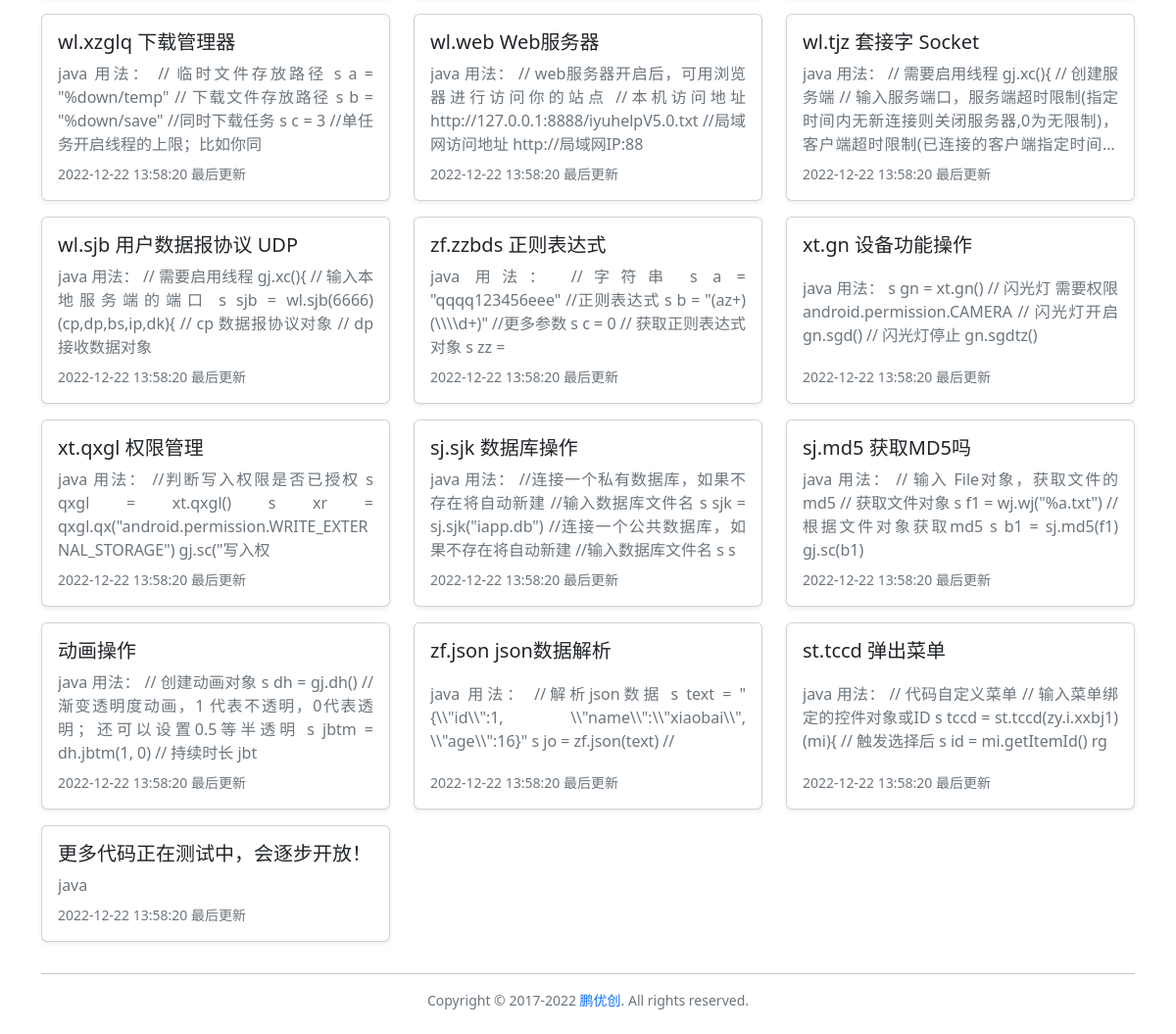
Page /book_40.html (lower part) on the earlier database version.
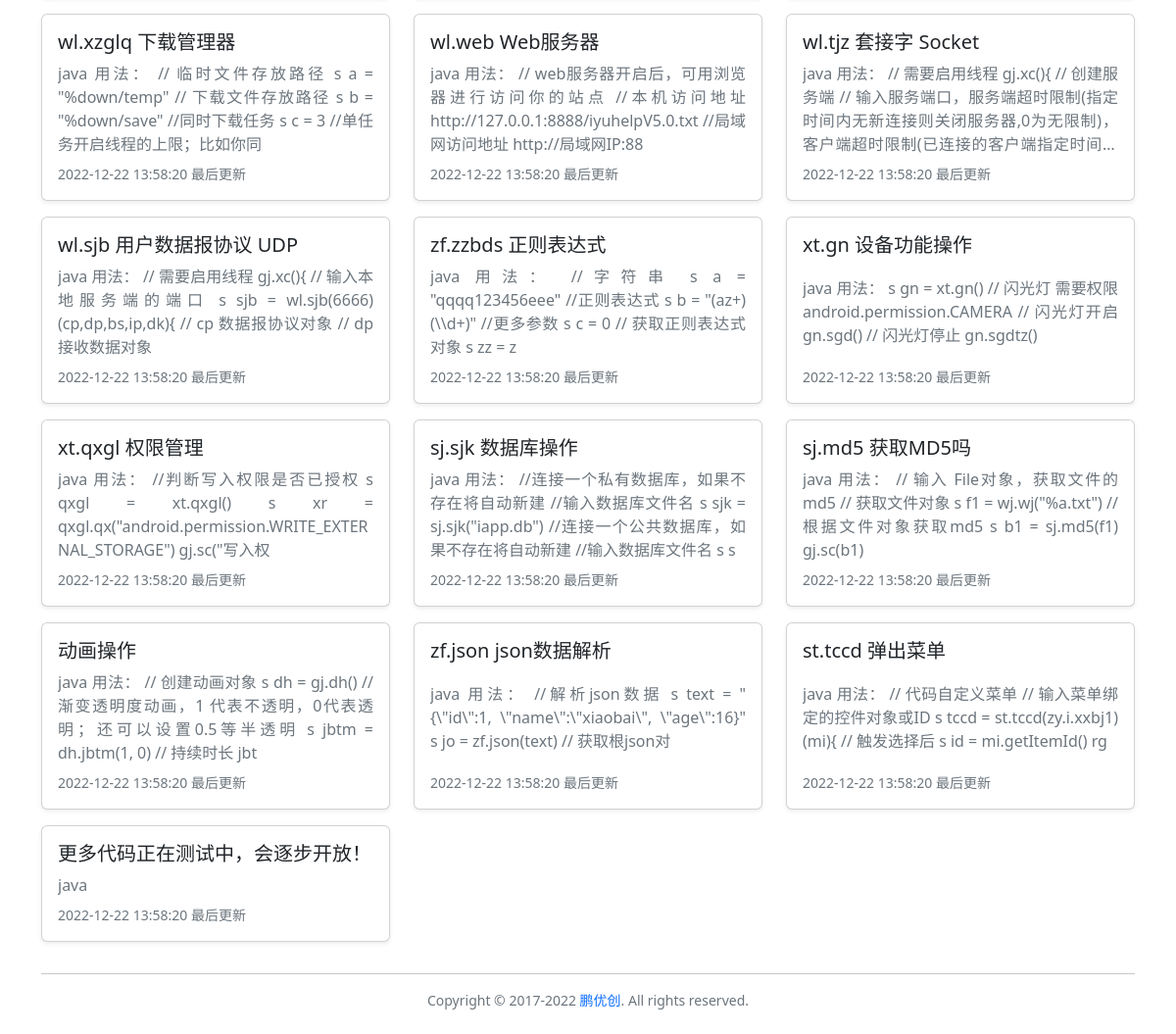
Same page on the later database version.
### tables this page shows
CREATE TABLE `iapp_doc_article` (
  `id` int NOT NULL AUTO_INCREMENT COMMENT '文章ID',
  `title` varchar(255) NOT NULL COMMENT '文章标题',
  `content` text NOT NULL COMMENT '文章内容',
  `update_time` datetime NOT NULL DEFAULT CURRENT_TIMESTAMP COMMENT '更新时间',
  `book_id` int DEFAULT NULL COMMENT '所属手册ID',
  PRIMARY KEY (`id`) USING BTREE,
  KEY `book_id` (`book_id`) USING BTREE,
  CONSTRAINT `iapp_doc_article_ibfk_1` FOREIGN KEY (`book_id`) REFERENCES `iapp_doc_book` (`id`) ON DELETE RESTRICT ON UPDATE RESTRICT
);

### include/public_fun.php (called while the page is built, shortened)
<?php
class Public_fun
{
    public int $book_id;
    public function get_book_info()
    {
        $table = Config::$table['book'];
        $sql = "SELECT * FROM `$table` WHERE `id` = {$this->book_id};";
        $result = mysqli_query(Init::$conn, $sql);
        $data = mysqli_fetch_assoc($result);
    }
    public function get_book_id()
    {
        $book_id = $_GET['book_id'] ?? '';
        $this->book_id = $book_id;
    }
    public function if_has_login()
    {
        $password = $_COOKIE['password'] ?? '';
    }
}

### book.php (the view, shortened to what this page needs)
<?php
require('./include/init.php');
require('./include/public_fun.php');
class Book extends Public_fun
{
    public function __construct()
    {
        $this->get_book_info();
        $this->get_article_list();
    }
    public function get_article_list()
    {
        $table = Config::$table['article'];
        $sql = "SELECT * FROM `$table` WHERE `book_id` = {$this->book_id} ORDER BY UNIX_TIMESTAMP(`update_time`) DESC, `id`;";
        $result = mysqli_query(Init::$conn, $sql);
        $data = mysqli_fetch_all($result, MYSQLI_ASSOC);
        $this->article_list = $data;
    }
}
$book = new Book();
?>
<!DOCTYPE html>
<html lang="zh-CN">
<head>
    <?php require('./include/head.php') ?>
</head>
<body>
    <div class="container">
        <div class="row">
            <?php
            function parse_content($text)
            {
                $text = strip_tags(mb_substr($text, 0, 120));
                $text = preg_replace('/[#[\]!<>*`-]/', '', $text);
                return $text;
            }
            foreach ($book->article_list as $article_info) {
                $url = Config::$url_static ? ('article_' . $article_info['id'] . '.html') : ('article.php?article_id=' . $article_info['id']);
                echo '
            <div class="col-xxl-3 col-xl-4 col-lg-4 col-md-6 mb-3">
                <a title="' . strip_tags($article_info['title']) . '" class="justify-content-between card card-body shadow-sm h-100 text-decoration-none" href="' . $url . '" role="button">
                    <div class="h5 text-truncate">' . $article_info['title'] . '</div>
                    <div class="mb-2 limit-line-4 text-muted text-justify">' . parse_content($article_info['content']) . '</div>
                    <div class="text-muted small">' . $article_info['update_time'] . ' 最后更新</div>
                </a>
            </div>';
            }
            ?>
        </div>
    </div>
    <?php require('./include/footer.php') ?>
</body>
</html>

Differences in the rows shown:
changed iapp_doc_article "zf.zzbds 正则表达式": content "java 用法： //字符串 s a = \"qqqq123456eee\" //正则表达式 s b = \"(az+)(\\\\\\\\d+)\" //更多参数 s c = 0 // 获取正则表达式对象 s zz =" → "java 用法： //字符串 s a = \"qqqq123456eee\" //正则表达式 s b = \"(az+)(\\\\d+)\" //更多参数 s c = 0 // 获取正则表达式对象 s zz = z"
changed iapp_doc_article "zf.json json数据解析": content "java 用法： //解析json数据 s text = \"{\\\\\"id\\\\\":1, \\\\\"name\\\\\":\\\\\"xiaobai\\\\\", \\\\\"age\\\\\":16}\" s jo = zf.json(text) //" → "java 用法： //解析json数据 s text = \"{\\\"id\\\":1, \\\"name\\\":\\\"xiaobai\\\", \\\"age\\\":16}\" s jo = zf.json(text) // 获取根json对"
